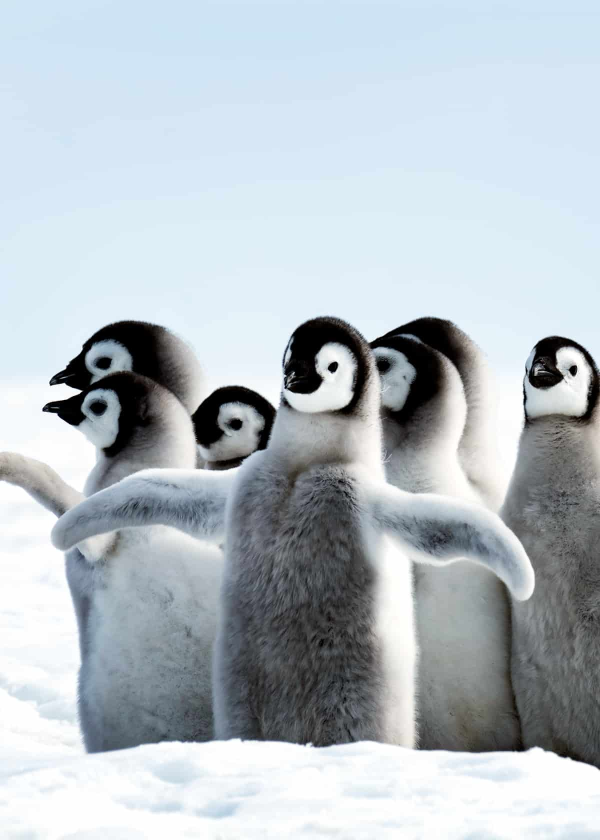
#> input picture inputImage/penguin.jpg, 1200 x 1680 px, found by its file name (shown at 1/2 size); its folder holds only this picture in this run
$ python main.py
#> lines starting #> are read from the running program, lines starting #| are printed output that depends on the picture
import cv2 as cv
import numpy as np

# Input Image and Change It into Grayscale
inputImage = input("Enter the input image file name (add .jpg/.jpeg/.png): ")
#> the answer given: inputImage/penguin.jpg
image = cv.imread("inputImage\\" + inputImage, cv.IMREAD_GRAYSCALE)
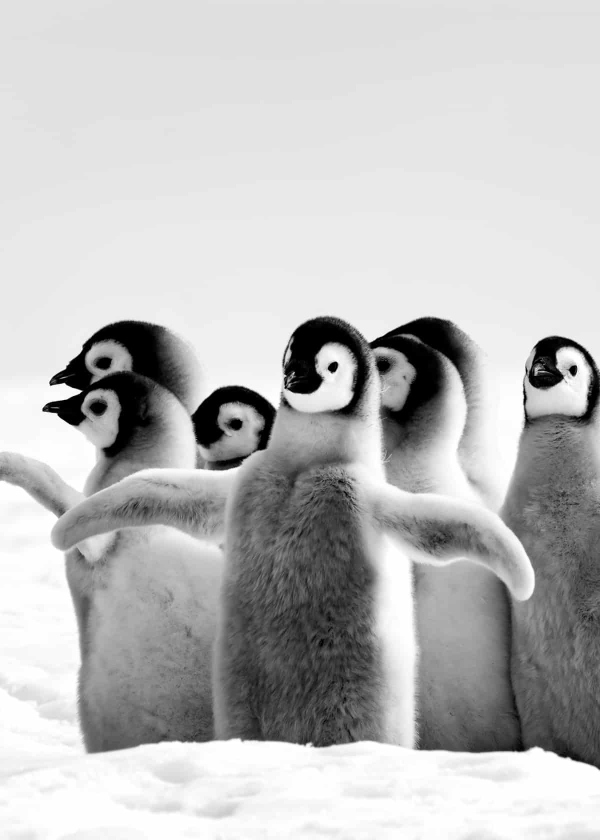
#> image: shape (1680, 1200) (shown at 1/2 size); min 0, max 255, mean 188.5
image = np.array(image, dtype=np.int16)
w, h = image.shape[:2]
#> w = 1680; h = 1200

# Generate the Watermark
inputK = int(input("Enter the value of intensity (k): "))
#> the answer given: 3
inputSeed = int(input("Enter the seed: "))
#> the answer given: 3
num = np.random.seed(inputSeed)
watermark = np.random.randint(2, size = (w,h))
watermark = watermark.astype(np.int16)
watermark[watermark == 0] = -1
watermark = watermark * inputK

# Add the Watermark to the Image
watermarkedImage = cv.add(image, watermark)

# Save the Watermarked Image
outputImage = input("Enter the output image file name: ")
#> the answer given: out.png
cv.imwrite(f'outputImage/{outputImage}.png', watermarkedImage)
print("Successfully saved the watermarked image!")

# Check if the Image is Watermarked
check = input("Do you want to check if the image is watermarked? (y/n): ")
#> the answer given: y
while check != "y" and check != "n":
    print("Your input is invalid, please try again!")
    check = input("Do you want to check if the image is watermarked? (y/n): ")
if check == "y":
    print("Checking...")
    threshold = 100000
    diff = cv.absdiff(image, watermarkedImage)
#> diff: shape (1680, 1200) int16; every value is 3
    if np.sum(diff) > threshold:
        print("The result image is watermarked!")
    else:
        print("The result image is not watermarked!")
else:
    print("Program finished!")

$ run again, on inputImage/rabbit.jpg
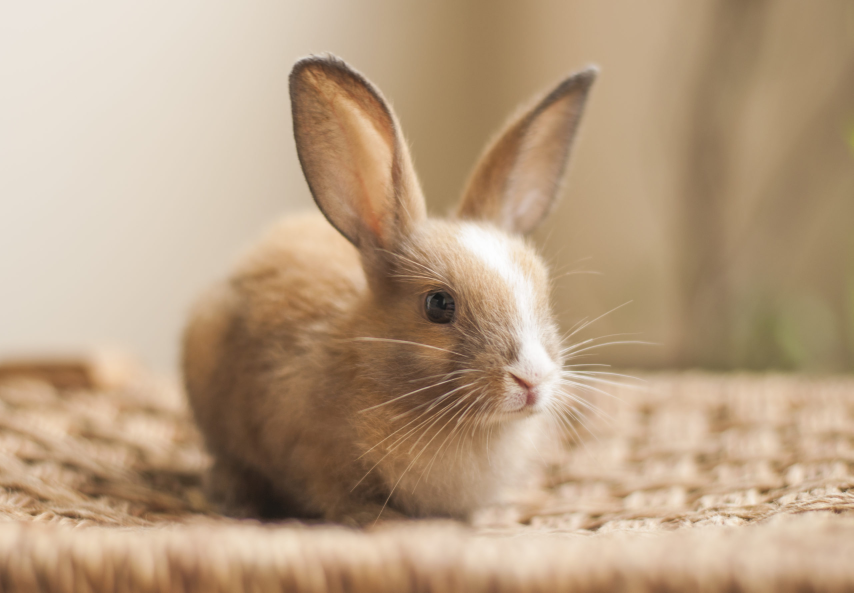
#> input picture inputImage/rabbit.jpg, 2560 x 1778 px, found by its file name (shown at 1/3 size)
#> `image = cv.imread("inputImage\\" + inputImage, cv.IMREAD_GRAYSCALE)`:
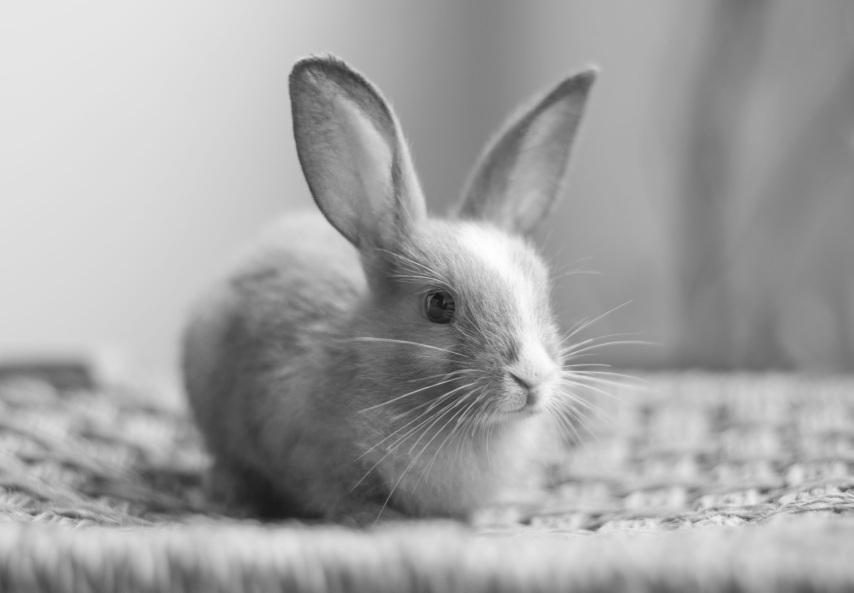
#> image: shape (1778, 2560) (shown at 1/3 size); min 18, max 254, mean 163.5
#> diff: shape (1778, 2560) int16; every value is 3
